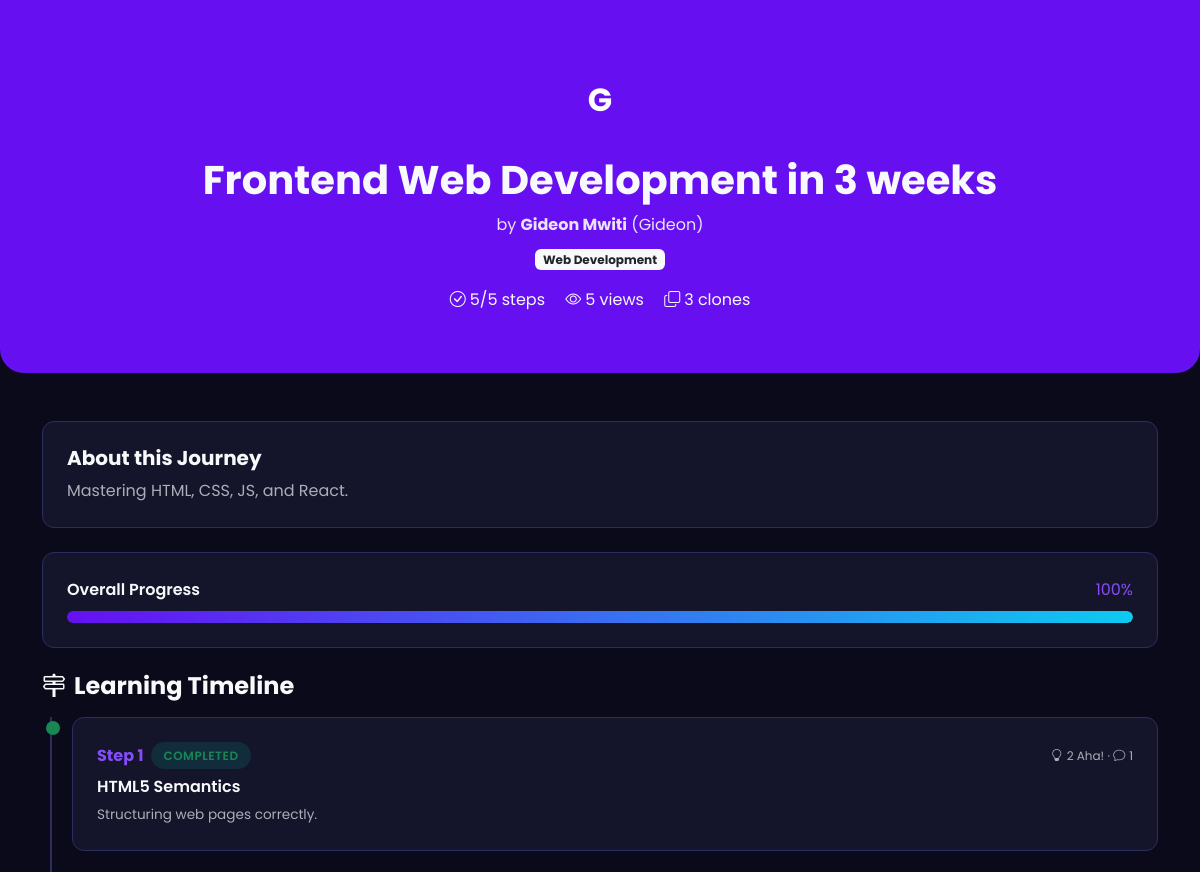
Page /journey/portfolio.php?id=2 (upper part) on the earlier database version.
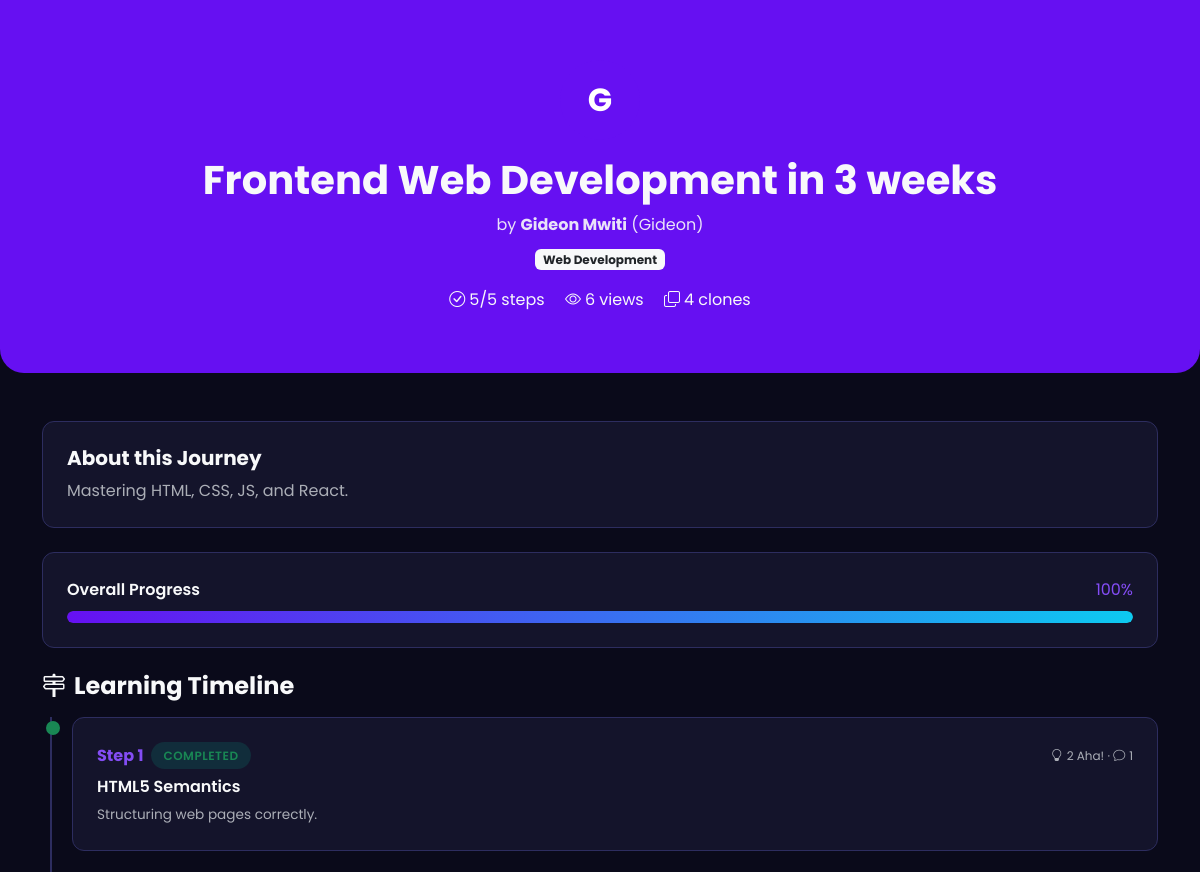
Same page on the later database version.
### tables this page shows
CREATE TABLE `journeys` (
  `id` int UNSIGNED NOT NULL,
  `user_id` int UNSIGNED NOT NULL,
  `title` varchar(255) NOT NULL,
  `slug` varchar(255) NOT NULL,
  `description` text,
  `category_id` int UNSIGNED DEFAULT NULL,
  `visibility` enum('public','private') NOT NULL DEFAULT 'public',
  `status` enum('active','completed','archived') NOT NULL DEFAULT 'active',
  `is_featured` tinyint(1) NOT NULL DEFAULT '0',
  `total_steps` int UNSIGNED NOT NULL DEFAULT '0',
  `completed_steps` int UNSIGNED NOT NULL DEFAULT '0',
  `clone_count` int UNSIGNED NOT NULL DEFAULT '0',
  `view_count` int UNSIGNED NOT NULL DEFAULT '0',
  `created_at` datetime NOT NULL DEFAULT CURRENT_TIMESTAMP,
  `updated_at` datetime NOT NULL DEFAULT CURRENT_TIMESTAMP ON UPDATE CURRENT_TIMESTAMP
);

CREATE TABLE `users` (
  `id` int UNSIGNED NOT NULL,
  `username` varchar(50) NOT NULL,
  `email` varchar(255) NOT NULL,
  `password_hash` varchar(255) NOT NULL,
  `full_name` varchar(100) NOT NULL,
  `avatar` varchar(255) DEFAULT 'default-avatar.png',
  `bio` text,
  `role` enum('user','admin') NOT NULL DEFAULT 'user',
  `is_active` tinyint(1) NOT NULL DEFAULT '1',
  `current_streak` int UNSIGNED NOT NULL DEFAULT '0',
  `longest_streak` int UNSIGNED NOT NULL DEFAULT '0',
  `last_activity_date` date DEFAULT NULL,
  `created_at` datetime NOT NULL DEFAULT CURRENT_TIMESTAMP,
  `updated_at` datetime NOT NULL DEFAULT CURRENT_TIMESTAMP ON UPDATE CURRENT_TIMESTAMP
);

CREATE TABLE `categories` (
  `id` int UNSIGNED NOT NULL,
  `name` varchar(100) NOT NULL,
  `slug` varchar(100) NOT NULL,
  `icon` varchar(50) DEFAULT 'bi-folder',
  `created_at` datetime NOT NULL DEFAULT CURRENT_TIMESTAMP
);

### includes/helpers.php (called while the page is built, shortened)
<?php
function sanitize(?string $input): string {
    return htmlspecialchars(trim($input), ENT_QUOTES, 'UTF-8');
}
function completionPercent(int $completed, int $total): int {
    return (int) round(($completed / $total) * 100);
}

### journey/portfolio.php (the view, shortened to what this page needs)
<?php
require_once __DIR__ . '/../includes/helpers.php';
$db = getDB();
$journeyId = (int)$_GET['id'];
$stmt = $db->prepare("SELECT j.*, u.username, u.full_name, u.avatar, u.bio, c.name AS category_name
    FROM journeys j JOIN users u ON j.user_id = u.id LEFT JOIN categories c ON j.category_id = c.id
    WHERE j.id = ? AND j.visibility = 'public'");
$stmt->execute([$journeyId]);
$journey = $stmt->fetch();
$steps = $db->prepare("SELECT s.*,
    (SELECT COUNT(*) FROM aha_votes WHERE step_id = s.id) AS aha_count,
    (SELECT COUNT(*) FROM step_comments WHERE step_id = s.id AND is_deleted = 0) AS comment_count
    FROM steps s WHERE s.journey_id = ? ORDER BY s.step_number ASC");
$steps->execute([$journeyId]);
$allSteps = $steps->fetchAll();
?>
<!DOCTYPE html>
<html lang="en" data-bs-theme="dark">
<head>
    <link href="https://cdn.jsdelivr.net/npm/bootstrap@5.3.3/dist/css/bootstrap.min.css" rel="stylesheet">
    <link href="https://cdn.jsdelivr.net/npm/bootstrap-icons@1.11.3/font/bootstrap-icons.min.css" rel="stylesheet">
    <link href="<?= SITE_URL ?>/assets/css/style.css" rel="stylesheet">
</head>
<body>
<div class="st-portfolio-header">
    <div class="container text-center">
        <div class="st-avatar-initial mb-3 mx-auto" style="width:80px;height:80px;font-size:2rem;">
            <?= strtoupper(substr(sanitize(ltrim(!empty($journey['full_name']) ? $journey['full_name'] : $journey['username'], '@')), 0, 1)) ?>
        </div>
        <h1 class="fw-bold mb-2"><?= sanitize($journey['title']) ?></h1>
        <p class="mb-2" style="opacity:0.9;">by <strong><?= sanitize(ltrim(!empty($journey['full_name']) ? $journey['full_name'] : $journey['username'], '@')) ?></strong> (<?= sanitize(ltrim($journey['username'], '@')) ?>)</p>
        <?php if ($journey['category_name']): ?>
            <span class="badge bg-light text-dark"><?= sanitize($journey['category_name']) ?></span>
        <?php endif; ?>
        <div class="mt-3">
            <span class="me-3"><i class="bi bi-check-circle me-1"></i><?= $journey['completed_steps'] ?>/<?= $journey['total_steps'] ?> steps</span>
            <span class="me-3"><i class="bi bi-eye me-1"></i><?= number_format($journey['view_count']) ?> views</span>
            <span><i class="bi bi-copy me-1"></i><?= $journey['clone_count'] ?> clones</span>
        </div>
    </div>
</div>
<div class="container py-5">
    <?php if ($journey['description']): ?>
        <div class="st-card mb-4">
            <h5 class="fw-bold mb-2">About this Journey</h5>
            <p class="text-muted mb-0"><?= nl2br(sanitize($journey['description'])) ?></p>
        </div>
    <?php endif; ?>
    <div class="st-card mb-4">
        <div class="d-flex justify-content-between mb-2">
            <span class="fw-semibold">Overall Progress</span>
            <span style="color:var(--st-primary-light);"><?= completionPercent($journey['completed_steps'], $journey['total_steps']) ?>%</span>
        </div>
        <div class="st-progress" style="height:12px;"><div class="st-progress-bar" style="width:<?= completionPercent($journey['completed_steps'], $journey['total_steps']) ?>%"></div></div>
    </div>
    <h4 class="fw-bold mb-3"><i class="bi bi-signpost-2 me-2"></i>Learning Timeline</h4>
    <div class="st-timeline">
        <?php foreach ($allSteps as $step): ?>
        <div class="st-timeline-item <?= $step['status'] === 'completed' ? 'completed' : ($step['status'] === 'in_progress' ? 'active' : '') ?>">
            <div class="st-card mb-0">
                <div class="d-flex align-items-center gap-2 mb-2">
                    <span class="fw-bold" style="color:var(--st-primary-light);">Step <?= $step['step_number'] ?></span>
                    <?php $sb = ['pending'=>'st-badge-warning','in_progress'=>'st-badge-info','completed'=>'st-badge-success']; ?>
                    <span class="st-badge <?= $sb[$step['status']] ?>"><?= ucfirst(str_replace('_',' ',$step['status'])) ?></span>
                    <span class="text-muted ms-auto" style="font-size:0.75rem;"><i class="bi bi-lightbulb me-1"></i><?= $step['aha_count'] ?> Aha! · <i class="bi bi-chat me-1"></i><?= $step['comment_count'] ?></span>
                </div>
                <h6 class="fw-semibold"><?= sanitize($step['title']) ?></h6>
                <?php if ($step['description']): ?>
                    <p class="text-muted mb-0" style="font-size:0.85rem;"><?= nl2br(sanitize($step['description'])) ?></p>
                <?php endif; ?>
            </div>
        </div>
        <?php endforeach; ?>
    </div>
</div>
</body>
</html>

Differences in the rows shown:
changed journeys "Mastering HTML, CSS, JS, and React.": view_count "5" → "6"; clone_count "3" → "4"
